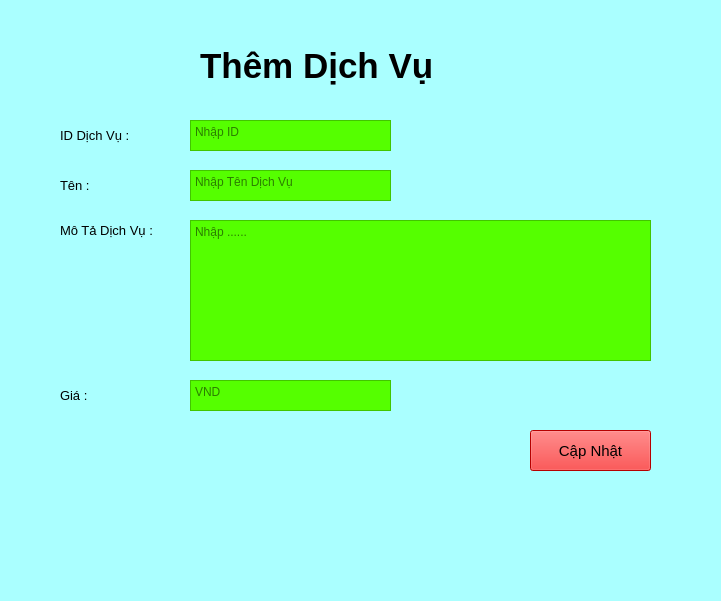
<?xml version="1.0" encoding="UTF-8"?>
<ui version="4.0">
 <class>MainWindow</class>
 <widget class="QMainWindow" name="MainWindow">
  <property name="geometry">
   <rect>
    <x>0</x>
    <y>0</y>
    <width>721</width>
    <height>601</height>
   </rect>
  </property>
  <property name="windowTitle">
   <string>MainWindow</string>
  </property>
  <property name="styleSheet">
   <string notr="true">background-color: rgb(170, 255, 255);</string>
  </property>
  <widget class="QWidget" name="centralwidget">
   <widget class="QTextEdit" name="textEdit">
    <property name="geometry">
     <rect>
      <x>190</x>
      <y>120</y>
      <width>201</width>
      <height>31</height>
     </rect>
    </property>
    <property name="styleSheet">
     <string notr="true">background-color: rgb(85, 255, 0);</string>
    </property>
    <property name="placeholderText">
     <string>Nhập ID</string>
    </property>
   </widget>
   <widget class="QLabel" name="label">
    <property name="geometry">
     <rect>
      <x>200</x>
      <y>30</y>
      <width>321</width>
      <height>71</height>
     </rect>
    </property>
    <property name="font">
     <font>
      <pointsize>26</pointsize>
      <weight>75</weight>
      <bold>true</bold>
     </font>
    </property>
    <property name="text">
     <string>Thêm Dịch Vụ</string>
    </property>
   </widget>
   <widget class="QPushButton" name="pushButton">
    <property name="geometry">
     <rect>
      <x>530</x>
      <y>430</y>
      <width>121</width>
      <height>41</height>
     </rect>
    </property>
    <property name="font">
     <font>
      <pointsize>11</pointsize>
     </font>
    </property>
    <property name="styleSheet">
     <string notr="true">background-color: rgb(255, 0, 0);</string>
    </property>
    <property name="text">
     <string>Cập Nhật</string>
    </property>
   </widget>
   <widget class="QTextEdit" name="textEdit_2">
    <property name="geometry">
     <rect>
      <x>190</x>
      <y>220</y>
      <width>461</width>
      <height>141</height>
     </rect>
    </property>
    <property name="styleSheet">
     <string notr="true">background-color: rgb(85, 255, 0);</string>
    </property>
    <property name="placeholderText">
     <string>Nhập ......</string>
    </property>
   </widget>
   <widget class="QLabel" name="label_3">
    <property name="geometry">
     <rect>
      <x>60</x>
      <y>210</y>
      <width>121</width>
      <height>41</height>
     </rect>
    </property>
    <property name="font">
     <font>
      <pointsize>10</pointsize>
     </font>
    </property>
    <property name="text">
     <string>Mô Tả Dịch Vụ :</string>
    </property>
   </widget>
   <widget class="QLabel" name="label_2">
    <property name="geometry">
     <rect>
      <x>60</x>
      <y>120</y>
      <width>101</width>
      <height>31</height>
     </rect>
    </property>
    <property name="font">
     <font>
      <pointsize>10</pointsize>
     </font>
    </property>
    <property name="layoutDirection">
     <enum>Qt::LeftToRight</enum>
    </property>
    <property name="text">
     <string>ID Dịch Vụ :</string>
    </property>
   </widget>
   <widget class="QTextEdit" name="textEdit_3">
    <property name="geometry">
     <rect>
      <x>190</x>
      <y>380</y>
      <width>201</width>
      <height>31</height>
     </rect>
    </property>
    <property name="styleSheet">
     <string notr="true">background-color: rgb(85, 255, 0);</string>
    </property>
    <property name="placeholderText">
     <string>VND</string>
    </property>
   </widget>
   <widget class="QLabel" name="label_4">
    <property name="geometry">
     <rect>
      <x>60</x>
      <y>380</y>
      <width>101</width>
      <height>31</height>
     </rect>
    </property>
    <property name="font">
     <font>
      <pointsize>10</pointsize>
     </font>
    </property>
    <property name="text">
     <string>Giá :</string>
    </property>
   </widget>
   <widget class="QTextEdit" name="textEdit_4">
    <property name="geometry">
     <rect>
      <x>190</x>
      <y>170</y>
      <width>201</width>
      <height>31</height>
     </rect>
    </property>
    <property name="styleSheet">
     <string notr="true">background-color: rgb(85, 255, 0);</string>
    </property>
    <property name="placeholderText">
     <string>Nhập Tên Dịch Vụ</string>
    </property>
   </widget>
   <widget class="QLabel" name="label_5">
    <property name="geometry">
     <rect>
      <x>60</x>
      <y>170</y>
      <width>101</width>
      <height>31</height>
     </rect>
    </property>
    <property name="font">
     <font>
      <pointsize>10</pointsize>
     </font>
    </property>
    <property name="layoutDirection">
     <enum>Qt::LeftToRight</enum>
    </property>
    <property name="text">
     <string>Tên :</string>
    </property>
   </widget>
  </widget>
  <widget class="QMenuBar" name="menubar">
   <property name="geometry">
    <rect>
     <x>0</x>
     <y>0</y>
     <width>721</width>
     <height>26</height>
    </rect>
   </property>
  </widget>
  <widget class="QStatusBar" name="statusbar"/>
 </widget>
 <resources/>
 <connections/>
</ui>
